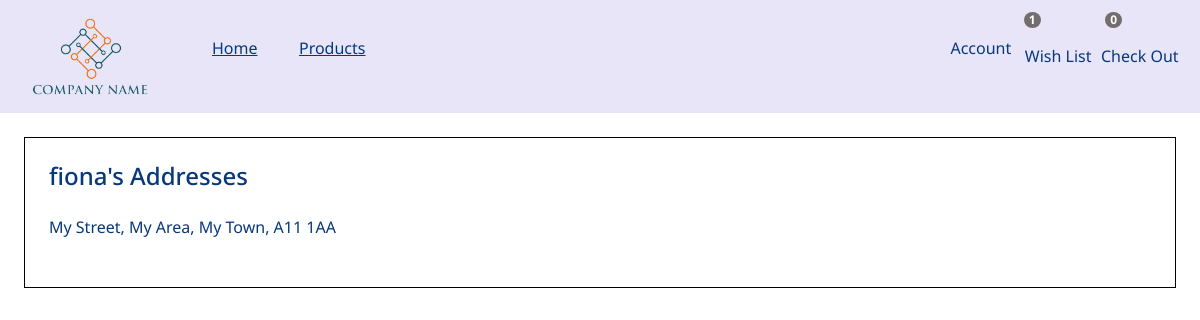
/showAddresses (signed in), run on an earlier commit of the app's database.
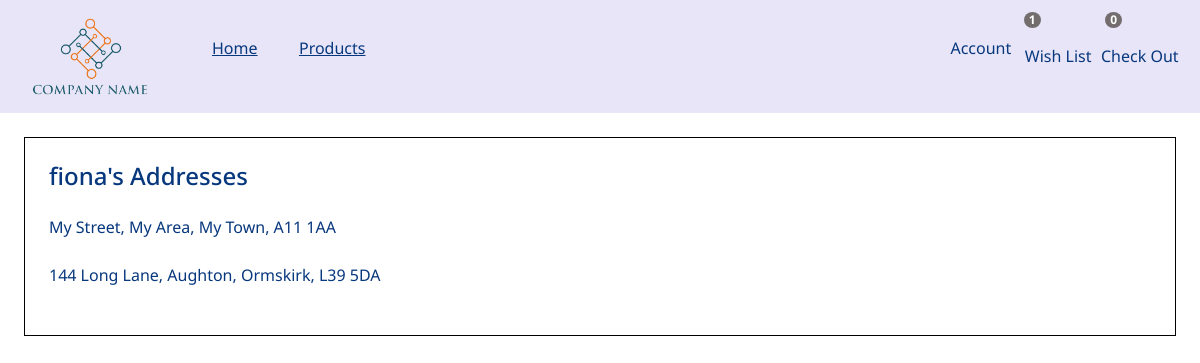
And on a later commit of the database.
### address/models.py (models this page shows)
class Address(models.Model):
    profile = models.ForeignKey(Profile, on_delete = models.CASCADE )
    line1 = models.CharField(max_length=100)
    line2= models.CharField(max_length=100)
    city = models.CharField(max_length=100)
    postal_code = models.CharField(max_length=100)
    def __str__(self):
        return self.line1+", "+self.line2+", "+self.city+", "+self.postal_code

### store/views.py (the view)
# urls.py: path('showAddresses', views.showAddresses, name='showAddresses'),
def showAddresses(request):
    addresses = Address.objects.filter(profile = Profile.objects.get(user = request.user))
    username = request.user.username
    context = {'addresses':addresses, 'username':username}
    return render(request, "showAddresses.html", context)

### store/templates/showAddresses.html (shortened to what this page needs)
{% extends 'base.html' %}
{% load static %}
{% load icons %}
{% load bootstrap5 %}
{% block css %}
    <link href="{% static 'styles/base.css' %}" rel="stylesheet" >
    <link href="{% static 'styles/showAddresses.css' %}" rel="stylesheet">
{% endblock %}
{% block content %}
    <div class=address-container>
        <h4 >{{username}}'s Addresses</h4>
        <br>
        <div>
            {% for address in addresses %}
            <p>{{address}}</p>
            <br>
            {% endfor %}
        </div>
    </div>
{% endblock %}

What changed in the data, as far as the page shows it:
added Address: line1+line2+city "144 Long Lane, Aughton, Ormskirk, L39 5DA"
